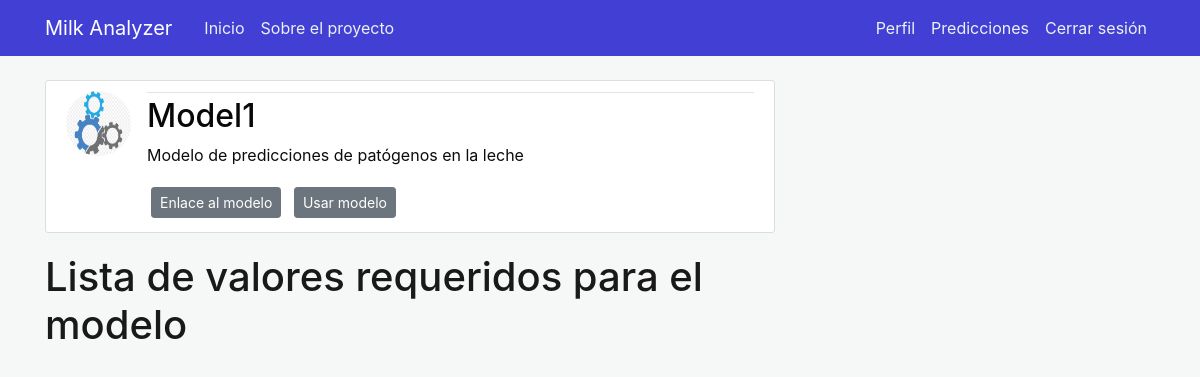
Screenshot of /aimodel/1 (signed in) with the database file from the repository.
### milkanalyzer/models.py (models this page shows, shortened)
class AIModel(db.Model):
    __tablename__ = 'aimodel'
    id = db.Column(db.Integer, primary_key=True)
    name = db.Column(db.String(50), nullable=False)
    type = db.Column(db.String(100), nullable=False)
    description = db.Column(db.Text, nullable=False)
    url = db.Column(db.String(50), nullable=False)
    aimodel_picture = db.Column(db.String(20), nullable=False, default='defaultmodel.jpg')

### milkanalyzer/aimodels/routes.py (the view)
@aimodels.route("/aimodel/<int:id>")
def aimodel(id):
    aimodel = AIModel.query.get_or_404(id)
    values = Value.query.filter_by(aimodel_id = aimodel.id).all()
    return render_template('aimodel.html', title=aimodel.name, aimodel=aimodel, values=values)

### milkanalyzer/models.py (called while the page is built)
@login_manager.user_loader
def get_user(user_id):
    return User.query.get(int(user_id))

### milkanalyzer/templates/aimodel.html (shortened to what this page needs)
{% extends "layout.html" %}
{% block content %}
<article class="media content-section">
  <img class="rounded-circle article-img"
    src="{{ url_for('static', filename='aimodel_images/' + aimodel.aimodel_picture) }}">
  <div class="media-body">
    <div class="article-metadata">
    </div>
    <h2 class="article-title">{{ aimodel.name }}</h2>
    <p class="article-content">{{ aimodel.description }}</p>
    <a class="btn btn-secondary btn-sm m-1" href="{{ aimodel.url }} ">Enlace al modelo</a>
    {% if current_user.is_authenticated %}
    <a class="btn btn-secondary btn-sm m-1" href="{{ url_for('aimodels.use_aimodel', id=aimodel.id) }}">Usar modelo</a>
    {% endif %}
  </div>
</article>
<h1>Lista de valores requeridos para el modelo</h1></br>
{% endblock content %}

### milkanalyzer/static/main.css (style rules this page uses)
body { background: #f6f8f8; color: #0c0c0c; margin-top: 5rem; }
h1, h2, h3, h4, h5, h6 { color: #1a1919; }
.content-section { background: #ffffff; padding: 10px 20px; border: 1px solid #dddddd; border-radius: 3px; margin-bottom: 20px; }
.article-title { color: #080808; }
.article-content { white-space: pre-line; }
.article-img { height: 65px; width: 65px; margin-right: 16px; }
.article-metadata { padding-bottom: 1px; margin-bottom: 4px; border-bottom: 1px solid #e3e3e3 }

### rows the page displays
AIModel: aimodel_picture (placeholder picture), name "Model1", description "Modelo de predicciones de patógenos en la leche"
